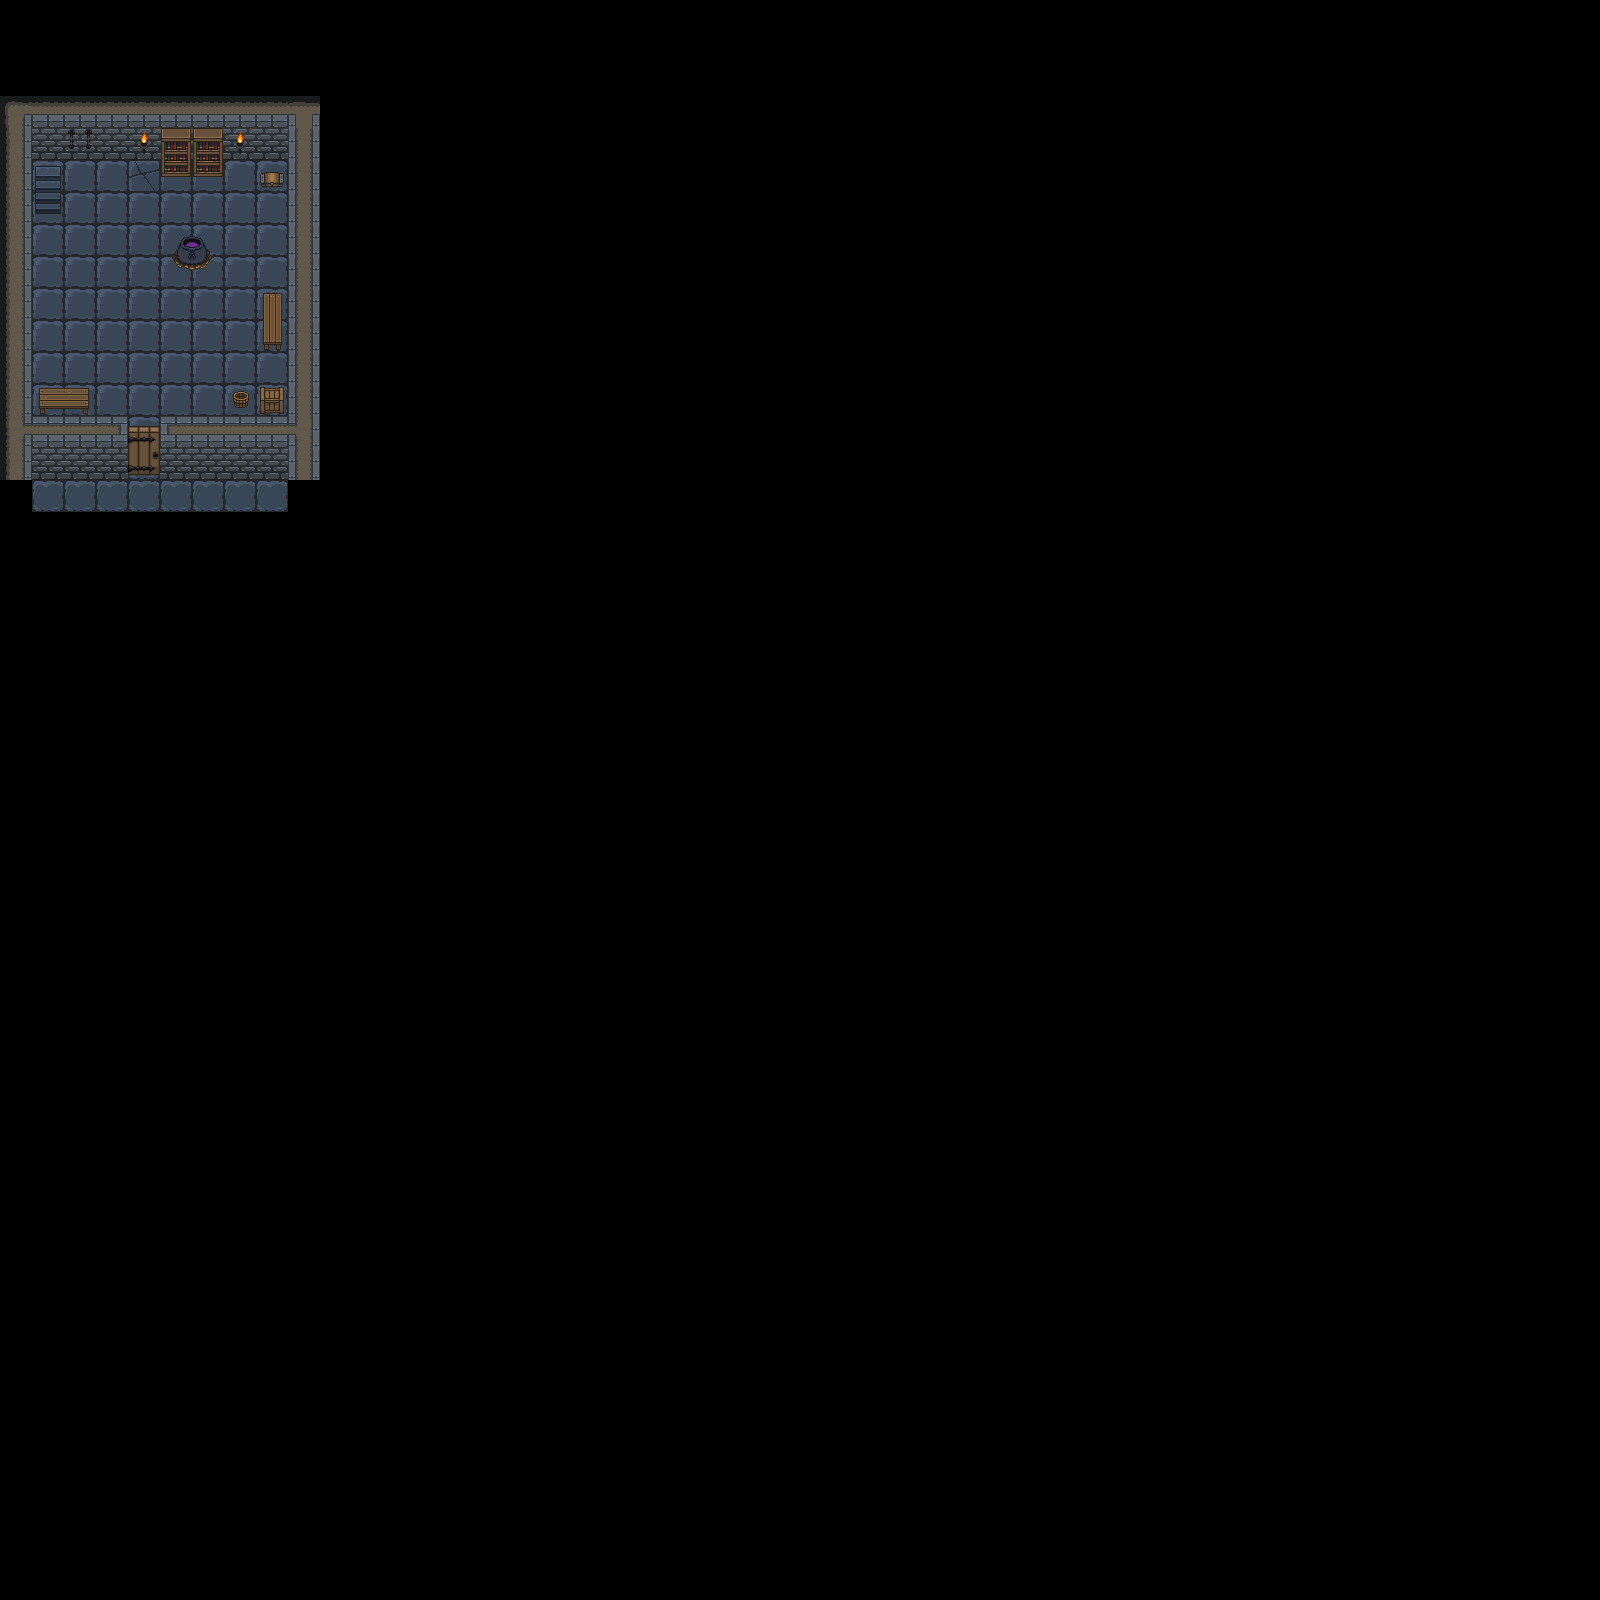

A level layout from a 2D game, rendered from its tile map. Below: a short description, then the map file with tile-grid data replaced by summaries:
An orthogonal 50x50 tile map with 32x32 px tiles, 2 tile layers (Floor, Decorations), 1 hidden layer not drawn, 5 tilesets.

<map version="1.0" tiledversion="1.1.6" orientation="orthogonal" renderorder="right-down" width="50" height="50" tilewidth="32" tileheight="32" infinite="0" nextobjectid="3">
 <tileset firstgid="1" name="Floor" tilewidth="32" tileheight="32" tilecount="140" columns="7">
  <image source="dungeon_tileset.png" width="224" height="640" />
 </tileset>
 <tileset firstgid="141" name="Decorations" tilewidth="32" tileheight="32" tilecount="476" columns="14">
  <image source="dungeon_objects.png" width="448" height="1088" />
  <tile id="19">
   <animation>
    <frame tileid="14" duration="100" />
    <frame tileid="14" duration="100" />
    <frame tileid="15" duration="100" />
    <frame tileid="16" duration="100" />
    <frame tileid="17" duration="100" />
    <frame tileid="18" duration="100" />
    <frame tileid="19" duration="100" />
   </animation>
  </tile>
  <tile id="28">
   <animation>
    <frame tileid="28" duration="300" />
    <frame tileid="29" duration="300" />
    <frame tileid="30" duration="300" />
    <frame tileid="31" duration="300" />
    <frame tileid="32" duration="300" />
   </animation>
  </tile>
 </tileset>
 <tileset firstgid="617" name="Items" tilewidth="32" tileheight="32" tilecount="42" columns="6">
  <image source="dungeon_items.png" width="192" height="224" />
 </tileset>
 <tileset firstgid="659" name="Boundary" tilewidth="32" tileheight="32" tilecount="256" columns="16">
  <image source="school.png" width="512" height="512" />
 </tileset>
 <tileset firstgid="915" name="Decorations2" tilewidth="64" tileheight="64" tilecount="119" columns="7">
  <image source="dungeon_objects.png" width="448" height="1088" />
  <tile id="112">
   <animation>
    <frame tileid="112" duration="500" />
    <frame tileid="113" duration="500" />
    <frame tileid="114" duration="500" />
    <frame tileid="115" duration="500" />
    <frame tileid="116" duration="500" />
    <frame tileid="117" duration="500" />
    <frame tileid="118" duration="500" />
   </animation>
  </tile>
 </tileset>
 <layer name="Floor" width="50" height="50">
  <data>[2500 cells, 128 non-empty, 14 distinct tile ids]</data>
 </layer>
 <layer name="Decorations" width="50" height="50">
  <data>[2500 cells, 19 non-empty, 16 distinct tile ids]</data>
 </layer>
 <layer name="Boundary" width="50" height="50" visible="0">
  <data>[2500 cells, 85 non-empty, 3 distinct tile ids]</data>
 </layer>
</map>
